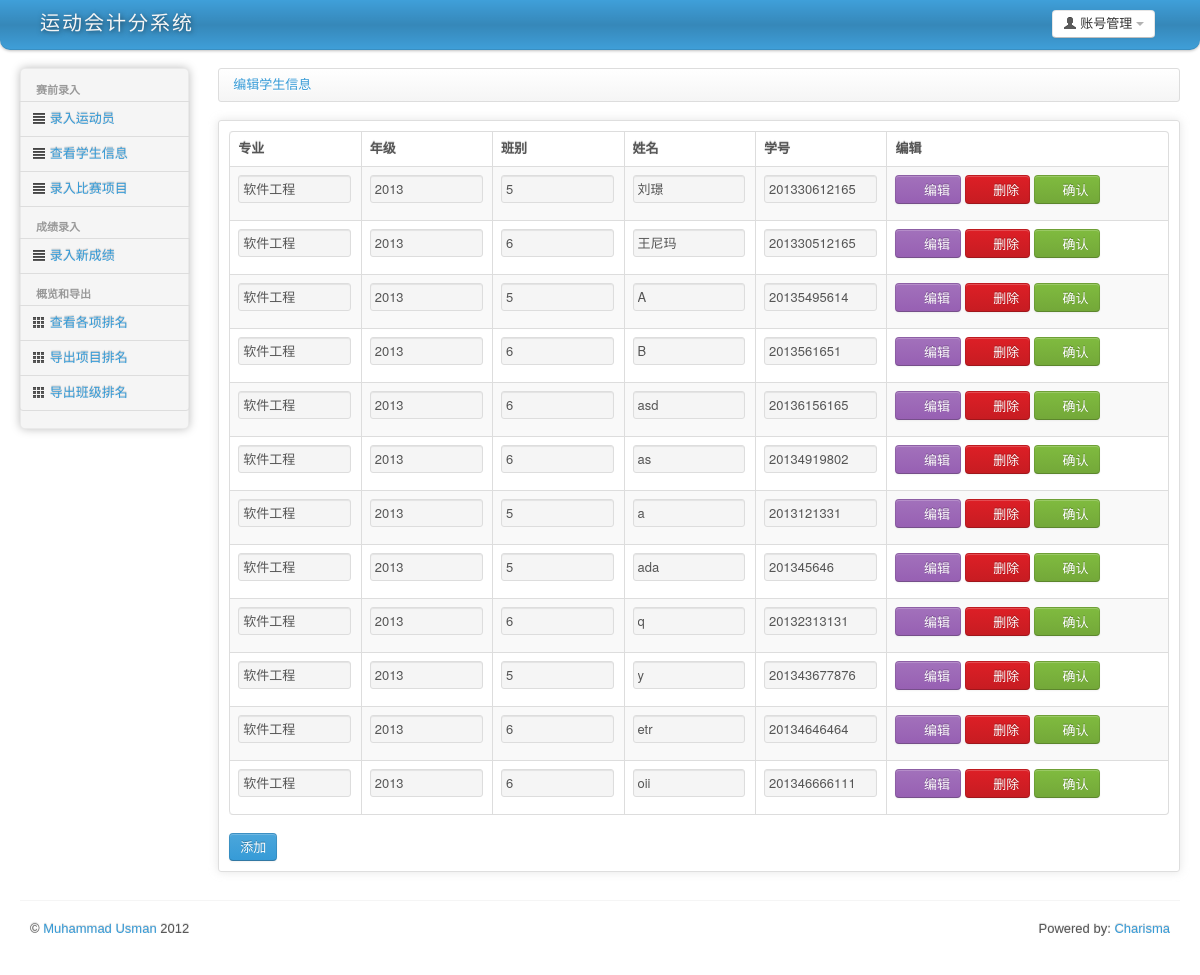
The page /student/edit_student/ on the database its author committed.
### demo/models.py (models this page shows, shortened)
class Class(models.Model):
	class_id = models.IntegerField(primary_key=True,help_text="班级 ID,理论上不会超过 900 个班。")
	grade = models.CharField(max_length=4,help_text="年级,如 2014")
	major = models.CharField(max_length=30,help_text="专业")
	num = models.IntegerField(help_text="班别,理论上同专业的班不会超过 90 个")
	rank = models.IntegerField(help_text="排名",null=True)
	mark = models.IntegerField(help_text="加分情况",null=True)

class Athlete(models.Model):
	athlete_id = models.CharField(max_length=12,primary_key=True,help_text="运动员学号")
	name = models.CharField(max_length=30,help_text="运动员名字")
	classObject = models.ForeignKey(Class)

### student/views.py (the view)
class EditStudentView(generic.ListView):
    template_name = 'student/edit_student.html'
    context_object_name = 'latest_student_list'
    def get_queryset(self):
        try:
            all_athletes = Athlete.objects.all()
            return_value=[];
            for athlete_object in all_athletes:
                class_id = athlete_object.classObject.class_id
                athlete_id = athlete_object.athlete_id
                name = athlete_object.name
                class_object= Class.objects.all().get(class_id=class_id)
                grade = class_object.grade
                major = class_object.major
                num = class_object.num
                student={"athlete_id":athlete_id,"name":name,"major":major,"grade":grade,"num":num}
                return_value.append(student)
            return return_value
        except Exception,ex:
            return Exception

### student/templates/student/edit_student.html (shortened to what this page needs)
{% include "demo/header.html" %}
<div id="content" class="span10">
			<div>
				<ul class="breadcrumb">
					<li>
						<a href="#">编辑学生信息</a>
					</li>
				</ul>
			</div>
    <div class="box col-md-12">
    <div class="box-inner">
    <div class="box-content">
    <table class="table table-striped table-bordered bootstrap-datatable datatable responsive">
    <thead>
    <tr>
        <th>专业</th>
        <th>年级</th>
        <th>班别</th>
        <th>姓名</th>
        <th>学号</th>
        <th>编辑</th>
    </tr>
    </thead>
    <tbody id="students">
     {% if latest_student_list %}
        {% for student in latest_student_list %}
        <tr id="{{ student.athlete_id }}">
            <td><input type="text" disabled="disabled" id="major{{ student.athlete_id }}" value="{{student.major}}" style="width:90%;"/></td>
            <td class="center"><input type="text" disabled="disabled" class="grade" id="grade{{ student.athlete_id }}" value="{{student.grade}}" style="width:90%;"/></td>
            <td class="center"><input type="text" disabled="disabled" class="num" id="num{{ student.athlete_id }}" value="{{student.num}}" style="width:90%;"/></td>
            <td class="center"><input type="text" disabled="disabled" class="name" id="name{{ student.athlete_id }}" value="{{student.name}}" style="width:90%;"/></td>
            <td class="center"><input type="text" disabled="disabled" class="athlete_id" id="athlete_id{{ student.athlete_id }}" value="{{student.athlete_id}}" style="width:90%;"/></td>
            <td class="center" style="width:30%;">
                <button class="btn btn-info edit_btn" href="#">
                    <i class="glyphicon glyphicon-edit icon-white" id="edit{{ student.athlete_id }}"></i>
                    编辑
                </button>
                <button class="btn btn-danger delete_btn" href="#">
                    <i class="glyphicon glyphicon-trash icon-white" id="delete{{ student.athlete_id }}"></i>
                    删除
                </button>
                <button class="btn btn-success confirm_btn" href="#">
                    <i class="glyphicon glyphicon-trash icon-white" id="confirm{{ student.athlete_id }}"></i>
                    确认
                </button>
            </td>
        </tr>
        {% endfor %}
    {% endif %}
    </tbody>
    </table>
    <div id="btn">
    <button class="btn btn-primary btn-sm" id="add_btn" style="right:0">添加</button>
    </div>
    </div>
    </div>
    </div>
</div>
{% include "demo/footer.html" %}
</body>
</html>

### demo/templates/demo/header.html (shortened to what this page needs)
<!DOCTYPE html>
<html lang="en">
<head>
	{% load staticfiles %}
	<link href="{% static 'css/font.css' %}" rel="stylesheet">
	<link href="{% static 'css/bootstrap-cerulean.css' %}" rel="stylesheet">
	{% load staticfiles %}
	<link href="{% static 'css/bootstrap-responsive.css' %}" rel="stylesheet">
	<link href="{% static 'css/charisma-app.css' %}" rel="stylesheet">
	<link href="{% static 'css/jquery-ui-1.8.21.custom.css' %}" rel="stylesheet">
	<link href="{% static 'css/fullcalendar.css' %}" rel='stylesheet'>
	<link href="{% static 'css/fullcalendar.print.css' %}" rel='stylesheet'  media='print'>
	<link href="{% static 'css/chosen.css' %}" rel='stylesheet'>
	<link href="{% static 'css/uniform.default.css'%}" rel='stylesheet'>
	<link href="{% static 'css/colorbox.css'%}" rel='stylesheet'>
	<link href="{% static 'css/jquery.cleditor.css'%}" rel='stylesheet'>
	<link href="{% static 'css/jquery.noty.css'%}" rel='stylesheet'>
	<link href="{% static 'css/noty_theme_default.css'%}" rel='stylesheet'>
	<link href="{% static 'css/elfinder.min.css'%}" rel='stylesheet'>
	<link href="{% static 'css/elfinder.theme.css'%}" rel='stylesheet'>
	<link href="{% static 'css/jquery.iphone.toggle.css'%}" rel='stylesheet'>
	<link href="{% static 'css/opa-icons.css'%}" rel='stylesheet'>
	<link href="{% static 'css/uploadify.css'%}" rel='stylesheet'>
</head>
<body>
	<div class="navbar">
		<div class="navbar-inner">
			<div class="container-fluid">
				<a class="brand" href="index.html"> <span>运动会计分系统</span></a>
				<div class="btn-group pull-right" >
					<a class="btn dropdown-toggle" data-toggle="dropdown" href="#">
						<i class="icon-user"></i><span class="hidden-phone"> 账号管理</span>
						<span class="caret"></span>
					</a>
				</div>
			</div>
		</div>
	</div>
		<div class="container-fluid">
		<div class="row-fluid">
			<div class="span2 main-menu-span">
				<div class="well nav-collapse sidebar-nav">
					<ul class="nav nav-tabs nav-stacked main-menu">
						<li class="nav-header hidden-tablet">赛前录入</li>
						<li><a class="ajax-link" href="{% url 'athlete:athlete' %}"><i class="icon-align-justify"></i><span class="hidden-tablet"> 录入运动员</span></a></li>
						<li><a class="ajax-link" href="{% url 'student:edit_student' %}"><i class="icon-align-justify"></i><span class="hidden-tablet"> 查看学生信息</span></a></li>
						<li><a class="ajax-link" href="{% url 'demo:edit_sport' %}"><i class="icon-align-justify"></i><span class="hidden-tablet"> 录入比赛项目</span></a></li>
						<li class="nav-header hidden-tablet">成绩录入</li>
						<li><a class="ajax-link" href="{% url 'loggrade:view' %}"><i class="icon-align-justify"></i><span class="hidden-tablet"> 录入新成绩</span></a></li>
						<li class="nav-header hidden-tablet">概览和导出</li>
						<li><a class="ajax-link" href="{% url 'rank:rank' %}"><i class="icon-th"></i><span class="hidden-tablet"> 查看各项排名</span></a></li>
						<li><a class="ajax-link" href="{% url 'rank:export_sport' %}"><i class="icon-th"></i><span class="hidden-tablet"> 导出项目排名</span></a></li>
						<li><a class="ajax-link" href="{% url 'rank:export_class' %}"><i class="icon-th"></i><span class="hidden-tablet"> 导出班级排名</span></a></li>
					</ul>
				</div>
			</div>

### demo/templates/demo/footer.html (shortened to what this page needs)
</div>
		<hr>
		<footer>
			<p class="pull-left">&copy; <a href="http://usman.it" target="_blank">Muhammad Usman</a> 2012</p>
			<p class="pull-right">Powered by: <a href="http://usman.it/free-responsive-admin-template">Charisma</a></p>
		</footer>
	</div>
	{% load staticfiles %}

### demo/static/css/charisma-app.css (style rules this page uses)
.box { border: 1px solid #DEDEDE; border-radius:3px; -webkit-border-radius:3px; -moz-border-radius:3px; margin-top: 10px; margin-bottom: 10px ; box-shadow: 0 0 10px rgba(189, 189, 189, 0.4); -webkit-box-shadow: 0 0 10px rgba(189, 189, 189, 0.4); -moz-box-shadow: 0 0 10px rgba(189, 189, 189, 0.4); }
.box-content { padding:10px; }
footer { clear:both; }
footer .pull-right { float:right; margin-right:10px; }
footer .pull-left { float:left; margin-left:10px; }
.sidebar-nav { min-height:0; box-shadow: 0 0 10px #BDBDBD; -webkit-box-shadow: 0 0 10px #BDBDBD; -moz-box-shadow: 0 0 10px #BDBDBD; border-radius: 5px; -webkit-border-radius: 5px; -moz-border-radius: 5px; margin-bottom: 0; padding-bottom:0; }
.sidebar-nav > ul > li:not(.nav-header) { margin-right:-2px; margin-left:-2px; }
.brand { font-family: 'Shojumaru', cursive, Arial, serif; letter-spacing:2px; text-shadow:1px 1px 5px rgba(0, 0, 0, 0.5); width:166px; }
.brand span { float:left; }
.navbar-inner { border-radius:0 0 10px 10px; -webkit-border-radius:0 0 10px 10px; -moz-border-radius:0 0 10px 10px; padding-top:5px; padding-bottom:5px; }
.pull-left { float:left !important; }
.pull-right { float:right !important; }

### demo/templates/demo/header.html (style rules this page uses)
body { padding-bottom: 40px; }
.sidebar-nav { padding: 9px 0; }

### rows shown on the page
Class: major "软件工程" "软件工程" "软件工程" "软件工程" "软件工程", grade "2013" "2013" "2013" "2013" "2013"
Athlete: name "刘璟", athlete_id "201330612165"
Class: major "软件工程" "软件工程" "软件工程" "软件工程" "软件工程" "软件工程" "软件工程", grade "2013" "2013" "2013" "2013" "2013" "2013" "2013"
Athlete: name "王尼玛", athlete_id "201330512165"
Athlete: athlete_id "20135495614"
Athlete: athlete_id "2013561651"
Athlete: name "asd", athlete_id "20136156165"
Athlete: name "as", athlete_id "20134919802"
Athlete: athlete_id "2013121331"
Athlete: name "ada", athlete_id "201345646"
Athlete: athlete_id "20132313131"
Athlete: athlete_id "201343677876"
Athlete: name "etr", athlete_id "20134646464"
Athlete: name "oii", athlete_id "201346666111"
